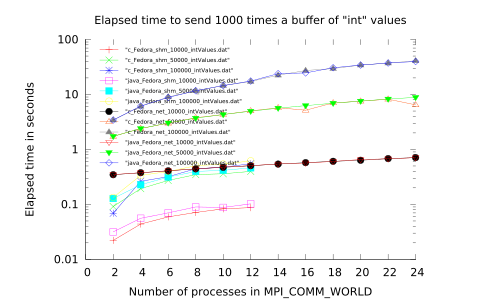

Source code (gnuplot):
reset
set terminal x11
#set terminal windows
set key left top Left reverse font ",7"  samplen 2 spacing 0.8
set nolabel
set border 3
set lmargin 12
set rmargin 12
set xtics 2
#set ytics 10
set logscale y
set title "Elapsed time to send 1000 times a buffer of \"int\" values"
set xlabel "Number of processes in MPI_COMM_WORLD"
set ylabel "Elapsed time in seconds"
set style data linespoints
set pointsize 0.8
set xrange [0:24]
plot "c_Fedora_shm_10000_intValues.dat",\
"c_Fedora_shm_50000_intValues.dat",\
"c_Fedora_shm_100000_intValues.dat",\
"java_Fedora_shm_10000_intValues.dat",\
"java_Fedora_shm_50000_intValues.dat",\
"java_Fedora_shm_100000_intValues.dat", \
"c_Fedora_net_10000_intValues.dat",\
"c_Fedora_net_50000_intValues.dat",\
"c_Fedora_net_100000_intValues.dat",\
"java_Fedora_net_10000_intValues.dat",\
"java_Fedora_net_50000_intValues.dat",\
"java_Fedora_net_100000_intValues.dat"
replot
set terminal pdf
set output "fedora_numProc_c_java_elapsedtime.pdf"
replot
pause 5
